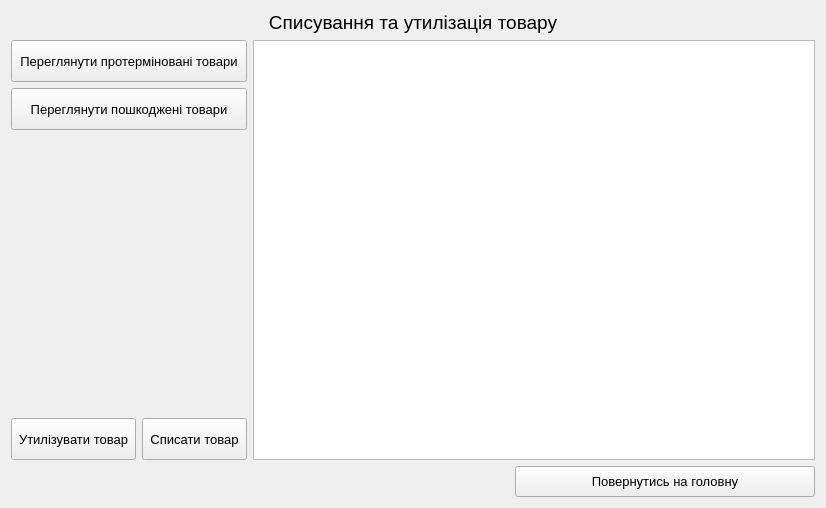
<?xml version="1.0" encoding="UTF-8"?>
<ui version="4.0">
 <class>Write_Off_Goods</class>
 <widget class="QWidget" name="Write_Off_Goods">
  <property name="geometry">
   <rect>
    <x>0</x>
    <y>0</y>
    <width>826</width>
    <height>508</height>
   </rect>
  </property>
  <property name="windowTitle">
   <string>Form</string>
  </property>
  <layout class="QVBoxLayout" name="verticalLayout_2">
   <item>
    <widget class="QLabel" name="label_2">
     <property name="sizePolicy">
      <sizepolicy hsizetype="Preferred" vsizetype="Fixed">
       <horstretch>0</horstretch>
       <verstretch>0</verstretch>
      </sizepolicy>
     </property>
     <property name="font">
      <font>
       <pointsize>14</pointsize>
      </font>
     </property>
     <property name="text">
      <string>Списування та утилізація товару</string>
     </property>
     <property name="alignment">
      <set>Qt::AlignCenter</set>
     </property>
    </widget>
   </item>
   <item>
    <layout class="QHBoxLayout" name="horizontalLayout_2">
     <item>
      <layout class="QVBoxLayout" name="verticalLayout">
       <item>
        <widget class="QPushButton" name="getExpiredGoodsButton">
         <property name="maximumSize">
          <size>
           <width>310</width>
           <height>42</height>
          </size>
         </property>
         <property name="font">
          <font>
           <pointsize>10</pointsize>
          </font>
         </property>
         <property name="styleSheet">
          <string notr="true">padding: 7;
</string>
         </property>
         <property name="text">
          <string>Переглянути протерміновані товари</string>
         </property>
        </widget>
       </item>
       <item>
        <widget class="QPushButton" name="getDamagedGoodsButton">
         <property name="maximumSize">
          <size>
           <width>310</width>
           <height>42</height>
          </size>
         </property>
         <property name="font">
          <font>
           <pointsize>10</pointsize>
          </font>
         </property>
         <property name="styleSheet">
          <string notr="true">padding: 7;
</string>
         </property>
         <property name="text">
          <string>Переглянути пошкоджені товари</string>
         </property>
        </widget>
       </item>
       <item>
        <widget class="QLabel" name="messageLabel">
         <property name="font">
          <font>
           <pointsize>10</pointsize>
          </font>
         </property>
         <property name="text">
          <string/>
         </property>
         <property name="wordWrap">
          <bool>true</bool>
         </property>
        </widget>
       </item>
       <item>
        <layout class="QHBoxLayout" name="horizontalLayout">
         <item>
          <widget class="QPushButton" name="deleteDamageGoodsPushButton">
           <property name="maximumSize">
            <size>
             <width>170</width>
             <height>42</height>
            </size>
           </property>
           <property name="font">
            <font>
             <pointsize>10</pointsize>
            </font>
           </property>
           <property name="styleSheet">
            <string notr="true">padding: 7;
</string>
           </property>
           <property name="text">
            <string>Утилізувати товар</string>
           </property>
          </widget>
         </item>
         <item>
          <widget class="QPushButton" name="write_offGoodsButton">
           <property name="maximumSize">
            <size>
             <width>170</width>
             <height>42</height>
            </size>
           </property>
           <property name="font">
            <font>
             <pointsize>10</pointsize>
            </font>
           </property>
           <property name="styleSheet">
            <string notr="true">padding: 7;
</string>
           </property>
           <property name="text">
            <string>Списати товар</string>
           </property>
          </widget>
         </item>
        </layout>
       </item>
      </layout>
     </item>
     <item>
      <widget class="QTableView" name="goodsTableView"/>
     </item>
    </layout>
   </item>
   <item>
    <layout class="QHBoxLayout" name="horizontalLayout_3">
     <item>
      <widget class="QLabel" name="label">
       <property name="text">
        <string/>
       </property>
      </widget>
     </item>
     <item>
      <widget class="QPushButton" name="goToHomePageButton">
       <property name="maximumSize">
        <size>
         <width>300</width>
         <height>42</height>
        </size>
       </property>
       <property name="font">
        <font>
         <pointsize>10</pointsize>
        </font>
       </property>
       <property name="styleSheet">
        <string notr="true">padding: 7;
</string>
       </property>
       <property name="text">
        <string>Повернутись на головну</string>
       </property>
      </widget>
     </item>
    </layout>
   </item>
  </layout>
 </widget>
 <resources/>
 <connections/>
</ui>
